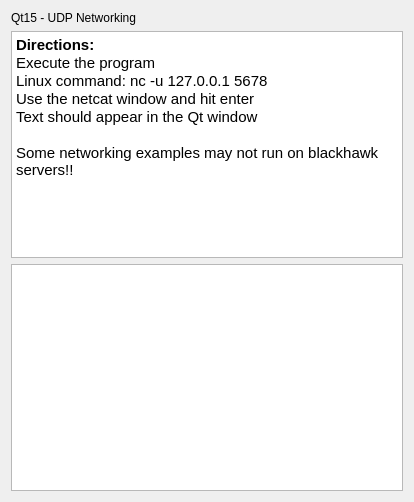
<?xml version="1.0" encoding="UTF-8"?>
<ui version="4.0">
 <class>Dialog</class>
 <widget class="QDialog" name="Dialog">
  <property name="geometry">
   <rect>
    <x>0</x>
    <y>0</y>
    <width>414</width>
    <height>502</height>
   </rect>
  </property>
  <property name="windowTitle">
   <string>Dialog</string>
  </property>
  <layout class="QVBoxLayout" name="verticalLayout_2">
   <item>
    <layout class="QVBoxLayout" name="verticalLayout">
     <item>
      <widget class="QLabel" name="title">
       <property name="text">
        <string>Qt15 - UDP Networking</string>
       </property>
      </widget>
     </item>
     <item>
      <widget class="QTextBrowser" name="textBrowser_2">
       <property name="html">
        <string>&lt;!DOCTYPE HTML PUBLIC &quot;-//W3C//DTD HTML 4.0//EN&quot; &quot;http://www.w3.org/TR/REC-html40/strict.dtd&quot;&gt;
&lt;html&gt;&lt;head&gt;&lt;meta name=&quot;qrichtext&quot; content=&quot;1&quot; /&gt;&lt;style type=&quot;text/css&quot;&gt;
p, li { white-space: pre-wrap; }
&lt;/style&gt;&lt;/head&gt;&lt;body style=&quot; font-family:'Cantarell'; font-size:11pt; font-weight:400; font-style:normal;&quot;&gt;
&lt;p style=&quot; margin-top:0px; margin-bottom:0px; margin-left:0px; margin-right:0px; -qt-block-indent:0; text-indent:0px;&quot;&gt;&lt;span style=&quot; font-weight:600;&quot;&gt;Directions:&lt;/span&gt;&lt;/p&gt;
&lt;p style=&quot; margin-top:0px; margin-bottom:0px; margin-left:0px; margin-right:0px; -qt-block-indent:0; text-indent:0px;&quot;&gt;Execute the program&lt;/p&gt;
&lt;p style=&quot; margin-top:0px; margin-bottom:0px; margin-left:0px; margin-right:0px; -qt-block-indent:0; text-indent:0px;&quot;&gt;Linux command: nc -u 127.0.0.1 5678&lt;/p&gt;
&lt;p style=&quot; margin-top:0px; margin-bottom:0px; margin-left:0px; margin-right:0px; -qt-block-indent:0; text-indent:0px;&quot;&gt;Use the netcat window and hit enter&lt;/p&gt;
&lt;p style=&quot; margin-top:0px; margin-bottom:0px; margin-left:0px; margin-right:0px; -qt-block-indent:0; text-indent:0px;&quot;&gt;Text should appear in the Qt window&lt;/p&gt;
&lt;p style=&quot;-qt-paragraph-type:empty; margin-top:0px; margin-bottom:0px; margin-left:0px; margin-right:0px; -qt-block-indent:0; text-indent:0px;&quot;&gt;&lt;br /&gt;&lt;/p&gt;
&lt;p style=&quot; margin-top:0px; margin-bottom:0px; margin-left:0px; margin-right:0px; -qt-block-indent:0; text-indent:0px;&quot;&gt;Some networking examples may not run on blackhawk servers!!&lt;/p&gt;&lt;/body&gt;&lt;/html&gt;</string>
       </property>
      </widget>
     </item>
     <item>
      <widget class="QTextBrowser" name="textBrowser"/>
     </item>
    </layout>
   </item>
  </layout>
 </widget>
 <layoutdefault spacing="6" margin="11"/>
 <resources/>
 <connections/>
</ui>
